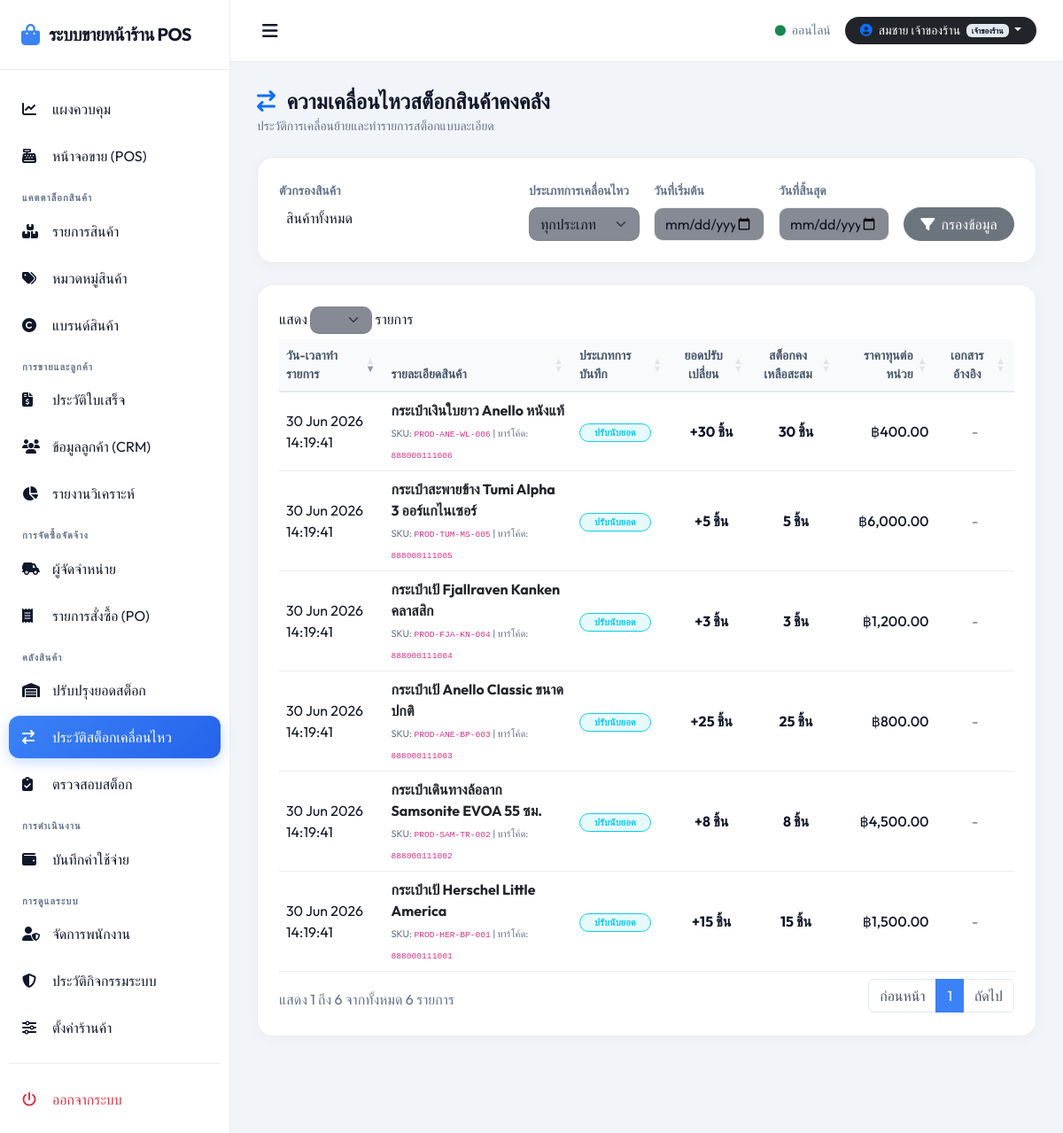
Screenshot of /inventory/movements (signed in) with the database file from the repository.
### tables this page shows
CREATE TABLE `stock_movements` (
    `id` BIGINT AUTO_INCREMENT PRIMARY KEY,
    `product_id` INT NOT NULL,
    `type` ENUM('Purchase', 'Sale', 'Adjustment', 'Transfer', 'Damage', 'Lost', 'Return') NOT NULL,
    `reference_id` INT NULL,  
    `quantity` INT NOT NULL,  
    `remaining_stock` INT NOT NULL,
    `cost_price` DECIMAL(10,2) NOT NULL,
    `created_at` TIMESTAMP DEFAULT CURRENT_TIMESTAMP,
    FOREIGN KEY (`product_id`) REFERENCES `products` (`id`) ON DELETE CASCADE
);

CREATE TABLE `products` (
    `id` INT AUTO_INCREMENT PRIMARY KEY,
    `sku` VARCHAR(50) NOT NULL UNIQUE,
    `barcode` VARCHAR(50) NOT NULL UNIQUE,
    `name` VARCHAR(150) NOT NULL,
    `brand_id` INT NULL,
    `category_id` INT NULL,
    `color` VARCHAR(50) NULL,
    `material` VARCHAR(100) NULL,
    `size` VARCHAR(50) NULL,
    `cost_price` DECIMAL(10,2) NOT NULL DEFAULT 0.00,
    `selling_price` DECIMAL(10,2) NOT NULL DEFAULT 0.00,
    `promotion_price` DECIMAL(10,2) NULL,
    `stock_quantity` INT NOT NULL DEFAULT 0,
    `min_stock` INT NOT NULL DEFAULT 5,
    `description` TEXT NULL,
    `status` ENUM('Active', 'Inactive') DEFAULT 'Active',
    `created_at` TIMESTAMP DEFAULT CURRENT_TIMESTAMP,
    `updated_at` TIMESTAMP DEFAULT CURRENT_TIMESTAMP ON UPDATE CURRENT_TIMESTAMP,
    FOREIGN KEY (`brand_id`) REFERENCES `brands` (`id`) ON DELETE SET NULL,
    FOREIGN KEY (`category_id`) REFERENCES `categories` (`id`) ON DELETE SET NULL,
    INDEX `idx_products_sku` (`sku`),
    INDEX `idx_products_barcode` (`barcode`)
);

### views/inventory/movements.php (the view, shortened to what the rows shown need)
<div class="glass-panel border border-secondary shadow-sm">
    <div class="table-responsive">
        <table class="table align-middle w-100" id="movementsTable" width="100%">
            <thead>
                <tr class="text-secondary small border-secondary">
                    <th>วัน-เวลาทำรายการ</th>
                    <th>รายละเอียดสินค้า</th>
                    <th>ประเภทการบันทึก</th>
                    <th class="text-center">ยอดปรับเปลี่ยน</th>
                    <th class="text-center">สต็อกคงเหลือสะสม</th>
                    <th class="text-end">ราคาทุนต่อหน่วย</th>
                    <th class="text-center">เอกสารอ้างอิง</th>
                </tr>
            </thead>
            <tbody>
                <?php foreach ($movements as $m): ?>
                    <tr class="border-secondary text-light">
                        <td class="text-dark"><?= date('d M Y H:i:s', strtotime($m['created_at'])) ?></td>
                        <td>
                            <span class="fw-bold text-dark"><?= htmlspecialchars($m['product_name']) ?></span><br>
                            <span class="text-secondary small" style="font-size: 11px;">SKU: <code><?= htmlspecialchars($m['sku']) ?></code> | บาร์โค้ด: <code><?= htmlspecialchars($m['barcode']) ?></code></span>
                        </td>
                        <td>
                            <?php
                            $badge = 'bg-secondary bg-opacity-10 text-secondary border border-secondary';
                            $typeText = $m['type'];
                            if ($m['type'] === 'Adjustment') {
                                $badge = 'bg-info bg-opacity-10 text-info border border-info';
                                $typeText = 'ปรับนับยอด';
                            }
                            ?>
                            <span class="badge <?= $badge ?> rounded-pill px-3 py-1 fw-bold" style="font-size: 11px;"><?= $typeText ?></span>
                        </td>
                        <td class="text-center fw-bold <?= ($m['quantity'] > 0) ? 'text-success' : 'text-danger' ?>">
                            <?= ($m['quantity'] > 0) ? '+' . number_format($m['quantity']) : number_format($m['quantity']) ?> ชิ้น
                        </td>
                        <td class="text-center fw-bold text-dark"><?= number_format($m['remaining_stock']) ?> ชิ้น</td>
                        <td class="text-end fw-medium text-dark">฿<?= number_format($m['cost_price'], 2) ?></td>
                        <td class="text-center">
                            <?php if ($m['reference_id']): ?>
                                <?php if ($m['type'] === 'Purchase'): ?>
                                    <a href="/purchases/view/<?= $m['reference_id'] ?>" class="text-decoration-none text-info"><code>#PO-<?= $m['reference_id'] ?></code></a>
                                <?php elseif ($m['type'] === 'Sale' || $m['type'] === 'Return'): ?>
                                    <a href="/sales/view/<?= $m['reference_id'] ?>" class="text-decoration-none text-info"><code>#INV-<?= $m['reference_id'] ?></code></a>
                                <?php else: ?>
                                    <code>#ADJ-<?= $m['reference_id'] ?></code>
                                <?php endif; ?>
                            <?php else: ?>
                                <span class="text-secondary">-</span>
                            <?php endif; ?>
                        </td>
                    </tr>
                <?php endforeach; ?>
            </tbody>
        </table>
    </div>
</div>

### rows the page displays
stock_movements: created_at "30 Jun 2026 14:19:41", product.name "กระเป๋าเงินใบยาว Anello หนังแท้", product.sku "PROD-ANE-WL-006", product.barcode "888000111006", type "ปรับนับยอด", quantity "30", remaining_stock "30", cost_price "400.00"
stock_movements: created_at "30 Jun 2026 14:19:41", product.name "กระเป๋าสะพายข้าง Tumi Alpha 3 ออร์แกไนเซอร์", product.sku "PROD-TUM-MS-005", product.barcode "888000111005", type "ปรับนับยอด", quantity "5", remaining_stock "5", cost_price "6,000.00"
stock_movements: created_at "30 Jun 2026 14:19:41", product.name "กระเป๋าเป้ Fjallraven Kanken คลาสสิก", product.sku "PROD-FJA-KN-004", product.barcode "888000111004", type "ปรับนับยอด", quantity "3", remaining_stock "3", cost_price "1,200.00"
stock_movements: created_at "30 Jun 2026 14:19:41", product.name "กระเป๋าเป้ Anello Classic ขนาดปกติ", product.sku "PROD-ANE-BP-003", product.barcode "888000111003", type "ปรับนับยอด", quantity "25", remaining_stock "25", cost_price "800.00"
stock_movements: created_at "30 Jun 2026 14:19:41", product.name "กระเป๋าเดินทางล้อลาก Samsonite EVOA 55 ซม.", product.sku "PROD-SAM-TR-002", product.barcode "888000111002", type "ปรับนับยอด", quantity "8", remaining_stock "8", cost_price "4,500.00"
stock_movements: created_at "30 Jun 2026 14:19:41", product.name "กระเป๋าเป้ Herschel Little America", product.sku "PROD-HER-BP-001", product.barcode "888000111001", type "ปรับนับยอด", quantity "15", remaining_stock "15", cost_price "1,500.00"

### other values shown
$thaiRole "เจ้าของร้าน"
